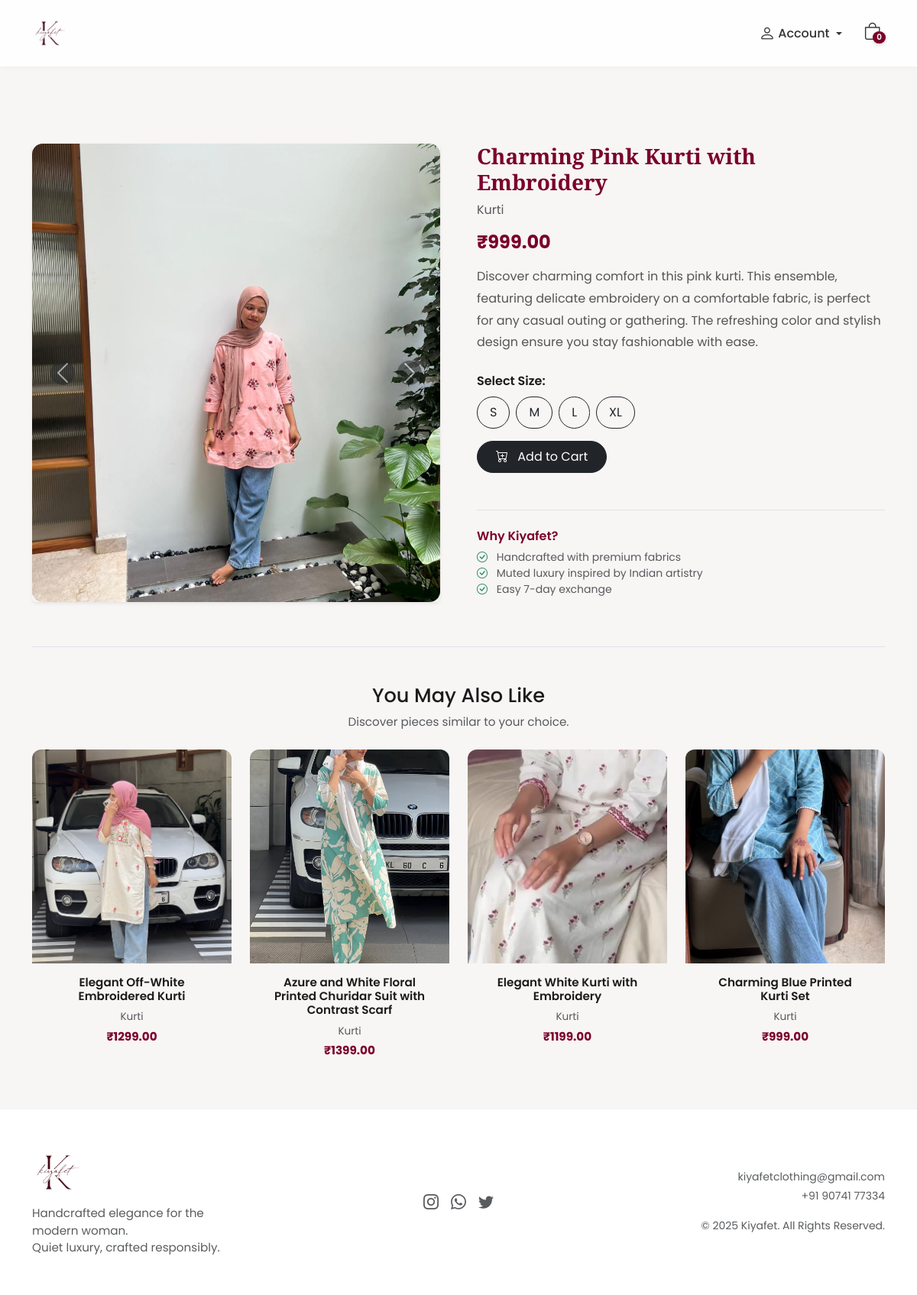
Page /product/view/26 on the committed database.
### store_app/models.py (models this page shows, shortened)
class ProductImage(models.Model):
    product = models.ForeignKey(Product, on_delete=models.CASCADE, related_name="images")
    image = models.ImageField(upload_to="products/gallery/")

class Product(models.Model):
    name = models.CharField(max_length=200)
    category = models.CharField(max_length=50, choices=CATEGORIES)
    price = models.DecimalField(max_digits=10, decimal_places=2)
    description = models.TextField(blank=True, null=True)
    cover_image = models.ImageField(upload_to="products/cover/")
    created_at = models.DateTimeField(auto_now_add=True)

### store_app/views.py (the view)
# urls.py: path('product/view/<int:id>', views.ProductDetailView.as_view(), name='product_detail_view'),
class ProductDetailView(View):
    def get(self,request,*args, **kwargs):
        product=Product.objects.get(id=kwargs.get("id"))
        related_products = Product.objects.filter(category=product.category).exclude(id=product.id)[:4]
        return render(request,"product_detail.html",{"product":product,"related_products":related_products})

### store_app/context_processors.py (called while the page is built)
def cart_item_count(request):
    if request.user.is_authenticated:
        count = CartItem.objects.filter(user=request.user).count()
    else:
        count = 0
    return {'cart_item_count': count}

### store_app/templates/product_detail.html (shortened to what this page needs)
{% extends 'customer_base.html' %}
{% load static %}
{% block content %}
<div class="container py-5" style="margin-top: 40px;">
  <div class="row g-5 align-items-start">
    <div class="col-lg-6">
      <div id="productCarousel"
           class="carousel slide carousel-fade rounded shadow-sm"
           data-bs-ride="carousel"
           data-bs-interval="2500">
        <div class="carousel-inner" style="border-radius:14px;">
          {% for img in product.images.all %}
          <div class="carousel-item">
            <img src="{{ img.image.url }}"
                 class="d-block w-100"
                 style="height:600px; object-fit:cover; cursor:zoom-in;"
                 onclick="openZoom('{{ img.image.url }}')">
          </div>
          {% endfor %}
        </div>
        <button class="carousel-control-prev" type="button"
                data-bs-target="#productCarousel" data-bs-slide="prev">
          <span class="carousel-control-prev-icon bg-dark rounded-circle p-3"></span>
        </button>
        <button class="carousel-control-next" type="button"
                data-bs-target="#productCarousel" data-bs-slide="next">
          <span class="carousel-control-next-icon bg-dark rounded-circle p-3"></span>
        </button>
      </div>
    </div>
    <div class="col-lg-6">
      <h3 class="fw-semibold mb-2" style="font-family:'Playfair Display',serif; color:var(--rose);">
        {{ product.name }}
      </h3>
      <p class="text-muted mb-1">{{ product.category }}</p>
      <h4 class="fw-bold mt-3" style="color: var(--rose);">₹{{ product.price }}</h4>
      <p class="mt-3" style="line-height:1.8; color:#555;">
        {{ product.description }}
      </p>
      <form action="{% url 'add_to_cart' product.id %}" method="post" class="mt-4">
        <div class="mb-3">
          <label class="form-label fw-semibold">Select Size:</label>
          <div class="d-flex gap-2">
            <label class="btn btn-outline-dark px-3 py-2 rounded-pill" for="sizeS">S</label>
            <label class="btn btn-outline-dark px-3 py-2 rounded-pill" for="sizeM">M</label>
            <label class="btn btn-outline-dark px-3 py-2 rounded-pill" for="sizeL">L</label>
            <label class="btn btn-outline-dark px-3 py-2 rounded-pill" for="sizeXL">XL</label>
          </div>
        </div>
        <button type="submit" class="btn btn-dark px-4 py-2 rounded-pill">
          <i class="bi bi-cart-plus me-2"></i> Add to Cart
        </button>
      </form>
      <div class="mt-5 pt-4 border-top">
        <h6 class="fw-semibold mb-2" style="color: var(--rose);">Why Kiyafet?</h6>
        <ul class="list-unstyled text-muted small">
          <li><i class="bi bi-check-circle me-2 text-success"></i> Handcrafted with premium fabrics</li>
          <li><i class="bi bi-check-circle me-2 text-success"></i> Muted luxury inspired by Indian artistry</li>
          <li><i class="bi bi-check-circle me-2 text-success"></i> Easy 7-day exchange</li>
        </ul>
      </div>
    </div>
  </div>
  {% if related_products %}
  <div class="mt-5 pt-5 border-top">
    <div class="text-center mb-4">
      <h3 class="section-title" style="font-size:1.6rem;">You May Also Like</h3>
      <p class="text-muted" style="font-size:0.95rem;">Discover pieces similar to your choice.</p>
    </div>
    <div class="row g-4 justify-content-center">
      {% for item in related_products %}
      <div class="col-6 col-md-3 col-lg-3 d-flex">
        <div class="card-ghost w-100 position-relative overflow-hidden" style="border-radius:12px; cursor:pointer;">
          <div class="position-relative overflow-hidden">
          </div>
          <div class="product-body text-center p-3">
            <h6 style="font-size:0.95rem; font-weight:600;">{{ item.name }}</h6>
            <p class="text-muted mb-1" style="font-size:0.85rem;">{{ item.category }}</p>
            <div class="price" style="font-size:0.95rem; color:var(--rose); font-weight:700;">₹{{ item.price }}</div>
          </div>
        </div>
      </div>
      {% endfor %}
    </div>
  </div>
  {% endif %}
</div>
{% endblock %}

### store_app/templates/customer_base.html (style rules this page uses)
:root { --bg-light: #f8f5f5; --panel: #fff; --rose: #7a002b; --accent: #b49782; --ink: #1b1b1b; }
html, body { height: 100%; margin: 0; }
body { display: flex; flex-direction: column; min-height: 100vh; background: var(--bg-light); font-family: 'Poppins', sans-serif; color: var(--ink); }

### rows in the picture
ProductImage: image (picture)
Product: name "Charming Pink Kurti with Embroidery", category "Kurti", price "999.00", description "Discover charming comfort in this pink kurti. This ensemble, featuring delicate embroidery on a comfortable fabric, is perfect for any casual outing or gathering. The refreshing color and stylish design ensure you stay fashionable with ease."
Product: name "Elegant Off-White Embroidered Kurti", category "Kurti", price "1299.00"
Product: name "Azure and White Floral Printed Churidar Suit with Contrast Scarf", category "Kurti", price "1399.00"
Product: name "Elegant White Kurti with Embroidery", category "Kurti", price "1199.00"
Product: name "Charming Blue Printed Kurti Set", category "Kurti", price "999.00"
